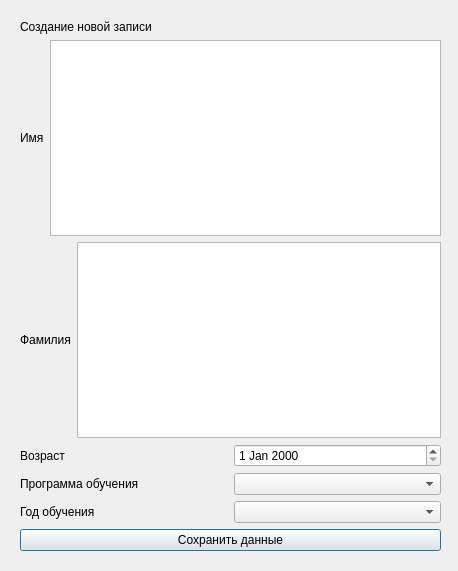
<?xml version="1.0" encoding="UTF-8"?>
<ui version="4.0">
 <class>CreateItemWindow</class>
 <widget class="QDialog" name="CreateItemWindow">
  <property name="geometry">
   <rect>
    <x>0</x>
    <y>0</y>
    <width>458</width>
    <height>571</height>
   </rect>
  </property>
  <property name="windowTitle">
   <string>Dialog</string>
  </property>
  <widget class="QWidget" name="">
   <property name="geometry">
    <rect>
     <x>20</x>
     <y>20</y>
     <width>421</width>
     <height>531</height>
    </rect>
   </property>
   <layout class="QVBoxLayout" name="verticalLayout">
    <item>
     <widget class="QLabel" name="windowName">
      <property name="text">
       <string>Создание новой записи</string>
      </property>
     </widget>
    </item>
    <item>
     <layout class="QHBoxLayout" name="horizontalLayout">
      <item>
       <widget class="QLabel" name="label">
        <property name="text">
         <string>Имя</string>
        </property>
       </widget>
      </item>
      <item>
       <widget class="QTextEdit" name="userName"/>
      </item>
     </layout>
    </item>
    <item>
     <layout class="QHBoxLayout" name="horizontalLayout_2">
      <item>
       <widget class="QLabel" name="label_2">
        <property name="text">
         <string>Фамилия</string>
        </property>
       </widget>
      </item>
      <item>
       <widget class="QTextEdit" name="userLastname"/>
      </item>
     </layout>
    </item>
    <item>
     <layout class="QHBoxLayout" name="horizontalLayout_3">
      <item>
       <widget class="QLabel" name="label_3">
        <property name="text">
         <string>Возраст</string>
        </property>
       </widget>
      </item>
      <item>
       <widget class="QDateEdit" name="userDate"/>
      </item>
     </layout>
    </item>
    <item>
     <layout class="QHBoxLayout" name="horizontalLayout_4">
      <item>
       <widget class="QLabel" name="label_4">
        <property name="text">
         <string>Программа обучения</string>
        </property>
       </widget>
      </item>
      <item>
       <widget class="QComboBox" name="learningListPrograms"/>
      </item>
     </layout>
    </item>
    <item>
     <layout class="QHBoxLayout" name="horizontalLayout_5">
      <item>
       <widget class="QLabel" name="label_5">
        <property name="text">
         <string>Год обучения</string>
        </property>
       </widget>
      </item>
      <item>
       <widget class="QComboBox" name="learningListYear"/>
      </item>
     </layout>
    </item>
    <item>
     <widget class="QPushButton" name="saveUserButton">
      <property name="text">
       <string>Сохранить данные</string>
      </property>
     </widget>
    </item>
   </layout>
  </widget>
 </widget>
 <resources/>
 <connections/>
</ui>
